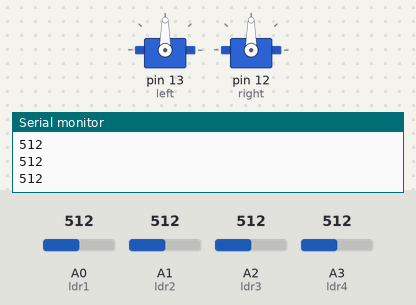
Simulated run of this sketch. Board: Arduino Uno, built with avr-gcc and run on an emulated ATmega328P. On the bench: 2 × servo, the last lines printed to the serial monitor. Inputs (shaded band) come from the test bench; at power-on: A0 (ldr1) = 512, A1 (ldr2) = 512, A2 (ldr3) = 512, A3 (ldr4) = 512.

Above: at 1.2 s.
1.3 s: A0 (ldr1) set to 716
At 1.8 s:
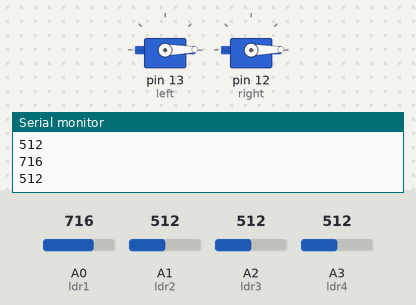
Timing chart, 0 to 4.3 s (numbered marks = the images above; inputs shaded):
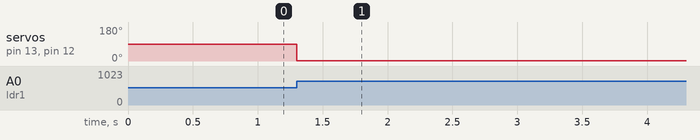

The sketch:

Live.ino
```cpp
#include <Servo.h>

int ldr1=A0, ldr2=A1, ldr3=A2, ldr4=A3;
int l1, l2, l3, l4;
int i;
int aservo, auxs=0;
Servo right;
Servo left;

void setup() {
  // put your setup code here, to run once:
  Serial.begin(9600);
  left.attach(13);
  right.attach(12);
  for(i;i>0;i--){
    right.write(i);
    left.write(150-i);
  }
  delay(20);
}

void loop() {
  // put your main code here, to run repeatedly:

  l1 = analogRead(ldr1); //Valor leitura ldr 1 (entre 0 e 1023).
  l2 = analogRead(ldr2); //Valor leitura ldr 2
  l3 = analogRead(ldr3); //Valor leitura ldr3
  l4 = analogRead(ldr4); //Valor leitura ldr4
  if(l1>l4){
    right.write(i+1);
    left.write(i+1);
  delay(20);
  }

  if(l4>l1){
    right.write(i+1);
    left.write(i+1);
  delay(20);
  }

  Serial.println(l1);Serial.println( l4);
  Serial.println();
 }
```

Measured:
- after the input at 1.3 s, servo on pin 13 (left), servo on pin 12 (right): 90° → 1° at once
